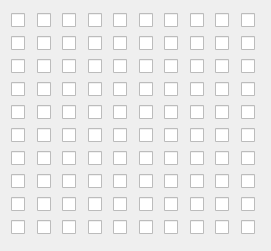
  <widget class="QWidget" name="horizontalLayoutWidget">
   <property name="geometry">
    <rect>
     <x>40</x>
     <y>170</y>
     <width>271</width>
     <height>251</height>
    </rect>
   </property>
   <layout class="QHBoxLayout" name="Pole1">
    <item>
     <layout class="QVBoxLayout" name="verticalLayout_7">
      <item>
       <widget class="QCheckBox" name="checkBox_51">
        <property name="text">
         <string/>
        </property>
       </widget>
      </item>
      <item>
       <widget class="QCheckBox" name="checkBox_52">
        <property name="text">
         <string/>
        </property>
       </widget>
      </item>
      <item>
       <widget class="QCheckBox" name="checkBox_53">
        <property name="text">
         <string/>
        </property>
       </widget>
      </item>
      <item>
       <widget class="QCheckBox" name="checkBox_54">
        <property name="text">
         <string/>
        </property>
       </widget>
      </item>
      <item>
       <widget class="QCheckBox" name="checkBox_55">
        <property name="text">
         <string/>
        </property>
       </widget>
      </item>
      <item>
       <widget class="QCheckBox" name="checkBox_56">
        <property name="text">
         <string/>
        </property>
       </widget>
      </item>
      <item>
       <widget class="QCheckBox" name="checkBox_57">
        <property name="text">
         <string/>
        </property>
       </widget>
      </item>
      <item>
       <widget class="QCheckBox" name="checkBox_58">
        <property name="text">
         <string/>
        </property>
       </widget>
      </item>
      <item>
       <widget class="QCheckBox" name="checkBox_59">
        <property name="text">
         <string/>
        </property>
       </widget>
      </item>
      <item>
       <widget class="QCheckBox" name="checkBox_60">
        <property name="text">
         <string/>
        </property>
       </widget>
      </item>
     </layout>
    </item>
    <item>
     <layout class="QVBoxLayout" name="verticalLayout_11">
      <item>
       <widget class="QCheckBox" name="checkBox_91">
        <property name="text">
         <string/>
        </property>
       </widget>
      </item>
      <item>
       <widget class="QCheckBox" name="checkBox_92">
        <property name="text">
         <string/>
        </property>
       </widget>
      </item>
      <item>
       <widget class="QCheckBox" name="checkBox_93">
        <property name="text">
         <string/>
        </property>
       </widget>
      </item>
      <item>
       <widget class="QCheckBox" name="checkBox_94">
        <property name="text">
         <string/>
        </property>
       </widget>
      </item>
      <item>
       <widget class="QCheckBox" name="checkBox_95">
        <property name="text">
         <string/>
        </property>
       </widget>
      </item>
      <item>
       <widget class="QCheckBox" name="checkBox_96">
        <property name="text">
         <string/>
        </property>
       </widget>
      </item>
      <item>
       <widget class="QCheckBox" name="checkBox_97">
        <property name="text">
         <string/>
        </property>
       </widget>
      </item>
      <item>
       <widget class="QCheckBox" name="checkBox_98">
        <property name="text">
         <string/>
        </property>
       </widget>
      </item>
      <item>
       <widget class="QCheckBox" name="checkBox_99">
        <property name="text">
         <string/>
        </property>
       </widget>
      </item>
      <item>
       <widget class="QCheckBox" name="checkBox_100">
        <property name="text">
         <string/>
        </property>
       </widget>
      </item>
     </layout>
    </item>
    <item>
     <layout class="QVBoxLayout" name="verticalLayout_12">
      <item>
       <widget class="QCheckBox" name="checkBox_101">
        <property name="text">
         <string/>
        </property>
       </widget>
      </item>
      <item>
       <widget class="QCheckBox" name="checkBox_102">
        <property name="text">
         <string/>
        </property>
       </widget>
      </item>
      <item>
       <widget class="QCheckBox" name="checkBox_103">
        <property name="text">
         <string/>
        </property>
       </widget>
      </item>
      <item>
       <widget class="QCheckBox" name="checkBox_104">
        <property name="text">
         <string/>
        </property>
       </widget>
      </item>
      <item>
       <widget class="QCheckBox" name="checkBox_105">
        <property name="text">
         <string/>
        </property>
       </widget>
      </item>
      <item>
       <widget class="QCheckBox" name="checkBox_106">
        <property name="text">
         <string/>
        </property>
       </widget>
      </item>
      <item>
       <widget class="QCheckBox" name="checkBox_107">
        <property name="text">
         <string/>
        </property>
       </widget>
      </item>
      <item>
       <widget class="QCheckBox" name="checkBox_108">
        <property name="text">
         <string/>
        </property>
       </widget>
      </item>
      <item>
       <widget class="QCheckBox" name="checkBox_109">
        <property name="text">
         <string/>
        </property>
       </widget>
      </item>
      <item>
       <widget class="QCheckBox" name="checkBox_110">
        <property name="text">
         <string/>
        </property>
       </widget>
      </item>
     </layout>
    </item>
    <item>
     <layout class="QVBoxLayout" name="verticalLayout_8">
      <item>
       <widget class="QCheckBox" name="checkBox_61">
        <property name="text">
         <string/>
        </property>
       </widget>
      </item>
      <item>
       <widget class="QCheckBox" name="checkBox_62">
        <property name="text">
         <string/>
        </property>
       </widget>
      </item>
      <item>
       <widget class="QCheckBox" name="checkBox_63">
        <property name="text">
         <string/>
        </property>
       </widget>
      </item>
      <item>
       <widget class="QCheckBox" name="checkBox_64">
        <property name="text">
         <string/>
        </property>
       </widget>
      </item>
      <item>
       <widget class="QCheckBox" name="checkBox_65">
        <property name="text">
         <string/>
        </property>
       </widget>
      </item>
      <item>
       <widget class="QCheckBox" name="checkBox_66">
        <property name="text">
         <string/>
        </property>
       </widget>
      </item>
      <item>
       <widget class="QCheckBox" name="checkBox_67">
        <property name="text">
         <string/>
        </property>
       </widget>
      </item>
      <item>
       <widget class="QCheckBox" name="checkBox_68">
        <property name="text">
         <string/>
        </property>
       </widget>
      </item>
      <item>
       <widget class="QCheckBox" name="checkBox_69">
        <property name="text">
         <string/>
        </property>
       </widget>
      </item>
      <item>
       <widget class="QCheckBox" name="checkBox_70">
        <property name="text">
         <string/>
        </property>
       </widget>
      </item>
     </layout>
    </item>
    <item>
     <layout class="QVBoxLayout" name="verticalLayout_3">
      <item>
       <widget class="QCheckBox" name="checkBox_11">
        <property name="text">
         <string/>
        </property>
       </widget>
      </item>
      <item>
       <widget class="QCheckBox" name="checkBox_12">
        <property name="text">
         <string/>
        </property>
       </widget>
      </item>
      <item>
       <widget class="QCheckBox" name="checkBox_13">
        <property name="text">
         <string/>
        </property>
       </widget>
      </item>
      <item>
       <widget class="QCheckBox" name="checkBox_14">
        <property name="text">
         <string/>
        </property>
       </widget>
      </item>
      <item>
       <widget class="QCheckBox" name="checkBox_15">
        <property name="text">
         <string/>
        </property>
       </widget>
      </item>
      <item>
       <widget class="QCheckBox" name="checkBox_16">
        <property name="text">
         <string/>
        </property>
       </widget>
      </item>
      <item>
       <widget class="QCheckBox" name="checkBox_17">
        <property name="text">
         <string/>
        </property>
       </widget>
      </item>
      <item>
       <widget class="QCheckBox" name="checkBox_18">
        <property name="text">
         <string/>
        </property>
       </widget>
      </item>
      <item>
       <widget class="QCheckBox" name="checkBox_19">
        <property name="text">
         <string/>
        </property>
       </widget>
      </item>
      <item>
       <widget class="QCheckBox" name="checkBox_20">
        <property name="text">
         <string/>
        </property>
       </widget>
      </item>
     </layout>
    </item>
    <item>
     <layout class="QVBoxLayout" name="verticalLayout_2">
      <item>
       <widget class="QCheckBox" name="checkBox_8">
        <property name="text">
         <string/>
        </property>
       </widget>
      </item>
      <item>
       <widget class="QCheckBox" name="checkBox_6">
        <property name="text">
         <string/>
        </property>
       </widget>
      </item>
      <item>
       <widget class="QCheckBox" name="checkBox_10">
        <property name="text">
         <string/>
        </property>
       </widget>
      </item>
      <item>
       <widget class="QCheckBox" name="checkBox_2">
        <property name="text">
         <string/>
        </property>
       </widget>
      </item>
      <item>
       <widget class="QCheckBox" name="checkBox_9">
        <property name="text">
         <string/>
        </property>
       </widget>
      </item>
      <item>
       <widget class="QCheckBox" name="checkBox_7">
        <property name="text">
         <string/>
        </property>
       </widget>
      </item>
      <item>
       <widget class="QCheckBox" name="checkBox_3">
        <property name="text">
         <string/>
        </property>
       </widget>
      </item>
      <item>
       <widget class="QCheckBox" name="checkBox_4">
        <property name="text">
         <string/>
        </property>
       </widget>
      </item>
      <item>
       <widget class="QCheckBox" name="checkBox">
        <property name="text">
         <string/>
        </property>
       </widget>
      </item>
      <item>
       <widget class="QCheckBox" name="checkBox_5">
        <property name="text">
         <string/>
        </property>
       </widget>
      </item>
     </layout>
    </item>
    <item>
     <layout class="QVBoxLayout" name="verticalLayout_10">
      <item>
       <widget class="QCheckBox" name="checkBox_81">
        <property name="text">
         <string/>
        </property>
       </widget>
      </item>
      <item>
       <widget class="QCheckBox" name="checkBox_82">
        <property name="text">
         <string/>
        </property>
       </widget>
      </item>
      <item>
       <widget class="QCheckBox" name="checkBox_83">
        <property name="text">
         <string/>
        </property>
       </widget>
      </item>
      <item>
       <widget class="QCheckBox" name="checkBox_84">
        <property name="text">
         <string/>
        </property>
       </widget>
      </item>
      <item>
       <widget class="QCheckBox" name="checkBox_85">
        <property name="text">
         <string/>
        </property>
       </widget>
      </item>
      <item>
       <widget class="QCheckBox" name="checkBox_86">
        <property name="text">
         <string/>
        </property>
       </widget>
      </item>
      <item>
       <widget class="QCheckBox" name="checkBox_87">
        <property name="text">
         <string/>
        </property>
       </widget>
      </item>
      <item>
       <widget class="QCheckBox" name="checkBox_88">
        <property name="text">
         <string/>
        </property>
       </widget>
      </item>
      <item>
       <widget class="QCheckBox" name="checkBox_89">
        <property name="text">
         <string/>
        </property>
       </widget>
      </item>
      <item>
       <widget class="QCheckBox" name="checkBox_90">
        <property name="text">
         <string/>
        </property>
       </widget>
      </item>
     </layout>
    </item>
    <item>
     <layout class="QVBoxLayout" name="verticalLayout_5">
      <item>
       <widget class="QCheckBox" name="checkBox_31">
        <property name="text">
         <string/>
        </property>
       </widget>
      </item>
      <item>
       <widget class="QCheckBox" name="checkBox_32">
        <property name="text">
         <string/>
        </property>
       </widget>
      </item>
      <item>
       <widget class="QCheckBox" name="checkBox_33">
        <property name="text">
         <string/>
        </property>
       </widget>
      </item>
      <item>
       <widget class="QCheckBox" name="checkBox_34">
        <property name="text">
         <string/>
        </property>
       </widget>
      </item>
      <item>
       <widget class="QCheckBox" name="checkBox_35">
        <property name="text">
         <string/>
        </property>
       </widget>
      </item>
      <item>
       <widget class="QCheckBox" name="checkBox_36">
        <property name="text">
         <string/>
        </property>
       </widget>
      </item>
      <item>
       <widget class="QCheckBox" name="checkBox_37">
        <property name="text">
         <string/>
        </property>
       </widget>
      </item>
      <item>
       <widget class="QCheckBox" name="checkBox_38">
        <property name="text">
         <string/>
        </property>
       </widget>
      </item>
      <item>
       <widget class="QCheckBox" name="checkBox_39">
        <property name="text">
         <string/>
        </property>
       </widget>
      </item>
      <item>
       <widget class="QCheckBox" name="checkBox_40">
        <property name="text">
         <string/>
        </property>
       </widget>
      </item>
     </layout>
    </item>
    <item>
     <layout class="QVBoxLayout" name="verticalLayout_6">
      <item>
       <widget class="QCheckBox" name="checkBox_41">
        <property name="text">
         <string/>
        </property>
       </widget>
      </item>
      <item>
       <widget class="QCheckBox" name="checkBox_42">
        <property name="text">
         <string/>
        </property>
       </widget>
      </item>
      <item>
       <widget class="QCheckBox" name="checkBox_43">
        <property name="text">
         <string/>
        </property>
       </widget>
      </item>
      <item>
       <widget class="QCheckBox" name="checkBox_44">
        <property name="text">
         <string/>
        </property>
       </widget>
      </item>
      <item>
       <widget class="QCheckBox" name="checkBox_45">
        <property name="text">
         <string/>
        </property>
       </widget>
      </item>
      <item>
       <widget class="QCheckBox" name="checkBox_46">
        <property name="text">
         <string/>
        </property>
       </widget>
      </item>
      <item>
       <widget class="QCheckBox" name="checkBox_47">
        <property name="text">
         <string/>
        </property>
       </widget>
      </item>
      <item>
       <widget class="QCheckBox" name="checkBox_48">
        <property name="text">
         <string/>
        </property>
       </widget>
      </item>
      <item>
       <widget class="QCheckBox" name="checkBox_49">
        <property name="text">
         <string/>
        </property>
       </widget>
      </item>
      <item>
       <widget class="QCheckBox" name="checkBox_50">
        <property name="text">
         <string/>
        </property>
       </widget>
      </item>
     </layout>
    </item>
    <item>
     <layout class="QVBoxLayout" name="verticalLayout_4">
      <item>
       <widget class="QCheckBox" name="checkBox_21">
        <property name="text">
         <string/>
        </property>
       </widget>
      </item>
      <item>
       <widget class="QCheckBox" name="checkBox_22">
        <property name="text">
         <string/>
        </property>
       </widget>
      </item>
      <item>
       <widget class="QCheckBox" name="checkBox_23">
        <property name="text">
         <string/>
        </property>
       </widget>
      </item>
      <item>
       <widget class="QCheckBox" name="checkBox_24">
        <property name="text">
         <string/>
        </property>
       </widget>
      </item>
      <item>
       <widget class="QCheckBox" name="checkBox_25">
        <property name="text">
         <string/>
        </property>
       </widget>
      </item>
      <item>
       <widget class="QCheckBox" name="checkBox_26">
        <property name="text">
         <string/>
        </property>
       </widget>
      </item>
      <item>
       <widget class="QCheckBox" name="checkBox_27">
        <property name="text">
         <string/>
        </property>
       </widget>
      </item>
      <item>
       <widget class="QCheckBox" name="checkBox_28">
        <property name="text">
         <string/>
        </property>
       </widget>
      </item>
      <item>
       <widget class="QCheckBox" name="checkBox_29">
        <property name="text">
         <string/>
        </property>
       </widget>
      </item>
      <item>
       <widget class="QCheckBox" name="checkBox_30">
        <property name="text">
         <string/>
        </property>
       </widget>
      </item>
     </layout>
    </item>
   </layout>
  </widget>
